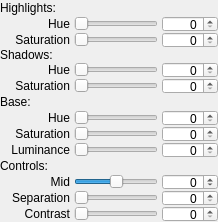
     <widget class="QWidget" name="GelatinTab">
      <attribute name="title">
       <string extracomment="Tab Title, keep the order please">Options</string>
      </attribute>
      <layout class="QGridLayout" name="gridLayout_6">
       <property name="horizontalSpacing">
        <number>4</number>
       </property>
       <property name="verticalSpacing">
        <number>0</number>
       </property>
       <property name="margin">
        <number>0</number>
       </property>
       <item row="1" column="0">
        <widget class="QLabel" name="FatToniHH_lbl">
         <property name="minimumSize">
          <size>
           <width>70</width>
           <height>16</height>
          </size>
         </property>
         <property name="maximumSize">
          <size>
           <width>70</width>
           <height>16</height>
          </size>
         </property>
         <property name="text">
          <string>Hue</string>
         </property>
         <property name="alignment">
          <set>Qt::AlignRight|Qt::AlignTrailing|Qt::AlignVCenter</set>
         </property>
        </widget>
       </item>
       <item row="2" column="0">
        <widget class="QLabel" name="FatToniSH_lbl">
         <property name="minimumSize">
          <size>
           <width>70</width>
           <height>16</height>
          </size>
         </property>
         <property name="maximumSize">
          <size>
           <width>70</width>
           <height>16</height>
          </size>
         </property>
         <property name="text">
          <string>Saturation</string>
         </property>
         <property name="alignment">
          <set>Qt::AlignRight|Qt::AlignTrailing|Qt::AlignVCenter</set>
         </property>
        </widget>
       </item>
       <item row="1" column="2">
        <widget class="QSlider" name="FatToniHH_slider">
         <property name="maximumSize">
          <size>
           <width>16777215</width>
           <height>16777215</height>
          </size>
         </property>
         <property name="styleSheet">
          <string notr="true">QSlider::groove:horizontal {
    border-image: url(:../Resources/Sliders/slider_hue.png)0 18 0 18;
}</string>
         </property>
         <property name="maximum">
          <number>360</number>
         </property>
         <property name="orientation">
          <enum>Qt::Horizontal</enum>
         </property>
         <property name="Groove" stdset="0">
          <string notr="true">0:H,0,168,168-0.2:H,72,168,168-0.4:H,144,168,168-0.6:H,206,168,168-0.8:H,288,168,168-1:H,0,168,168</string>
         </property>
        </widget>
       </item>
       <item row="2" column="2">
        <widget class="QSlider" name="FatToniSH_slider">
         <property name="styleSheet">
          <string notr="true">QSlider::groove:horizontal {
    border-image: url(:../Resources/Sliders/slider_sat.png)0 18 0 18;
}</string>
         </property>
         <property name="minimum">
          <number>0</number>
         </property>
         <property name="maximum">
          <number>100</number>
         </property>
         <property name="orientation">
          <enum>Qt::Horizontal</enum>
         </property>
         <property name="Groove" stdset="0">
          <string>0:H,0,20,150-0.025:H,15,25,155-0.05:H,30,30,155-0.075:H,55,35,150-0.1:H,80,40,150-0.125:H,105,45,155-0.15:H,130,50,155-0.175:H,155,55,150-0.2:H,180,60,150-0.225:H,205,65,155-0.25:H,230,70,155-0.275:H,245,75,150-0.3:H,4,80,150-0.325:H,19,85,155-0.35:H,34,90,155-0.375:H,59,95,150-0.4:H,84,100,150-0.425:H,109,105,155-0.45:H,134,110,155-0.45:H,134,110,155-0.475:H,159,115,150-0.5:H,184,120,150-0.525:H,209,125,155-0.55:H,224,130,155-0.575:H,239,135,150-0.6:H,254,140,150-0.625:H,13,145,155-0.65:H,38,150,155-0.675:H,63,155,150-0.7:H,88,160,150-0.725:H,113,165,155-0.75:H,138,170,155-0.775:H,163,175,150-0.8:H,188,180,150-0.825:H,203,185,155-0.85:H,218,190,155-0.875:H,233,195,150-0.9:H,248,200,150-0.925:H,17,205,155-0.950000000000001:H,42,210,155-0.975000000000001:H,67,215,150-1:H,92,220,150</string>
         </property>
        </widget>
       </item>
       <item row="1" column="3">
        <widget class="QSpinBox" name="FatToniHH_edit">
         <property name="minimumSize">
          <size>
           <width>56</width>
           <height>16</height>
          </size>
         </property>
         <property name="maximumSize">
          <size>
           <width>56</width>
           <height>16</height>
          </size>
         </property>
         <property name="alignment">
          <set>Qt::AlignRight|Qt::AlignTrailing|Qt::AlignVCenter</set>
         </property>
         <property name="maximum">
          <number>360</number>
         </property>
        </widget>
       </item>
       <item row="2" column="3">
        <widget class="QSpinBox" name="FatToniSH_edit">
         <property name="minimumSize">
          <size>
           <width>56</width>
           <height>16</height>
          </size>
         </property>
         <property name="maximumSize">
          <size>
           <width>56</width>
           <height>16</height>
          </size>
         </property>
         <property name="alignment">
          <set>Qt::AlignRight|Qt::AlignTrailing|Qt::AlignVCenter</set>
         </property>
         <property name="minimum">
          <number>0</number>
         </property>
         <property name="maximum">
          <number>100</number>
         </property>
         <property name="singleStep">
          <number>1</number>
         </property>
        </widget>
       </item>
       <item row="6" column="0">
        <widget class="QLabel" name="FatToniHS_lbl">
         <property name="sizePolicy">
          <sizepolicy hsizetype="Maximum" vsizetype="Preferred">
           <horstretch>0</horstretch>
           <verstretch>0</verstretch>
          </sizepolicy>
         </property>
         <property name="minimumSize">
          <size>
           <width>70</width>
           <height>16</height>
          </size>
         </property>
         <property name="maximumSize">
          <size>
           <width>70</width>
           <height>16</height>
          </size>
         </property>
         <property name="text">
          <string>Hue</string>
         </property>
         <property name="alignment">
          <set>Qt::AlignRight|Qt::AlignTrailing|Qt::AlignVCenter</set>
         </property>
        </widget>
       </item>
       <item row="6" column="2">
        <widget class="QSlider" name="FatToniHS_slider">
         <property name="styleSheet">
          <string notr="true">QSlider::groove:horizontal {
    border-image: url(:../Resources/Sliders/slider_hue.png)0 18 0 18;
}</string>
         </property>
         <property name="minimum">
          <number>0</number>
         </property>
         <property name="maximum">
          <number>360</number>
         </property>
         <property name="orientation">
          <enum>Qt::Horizontal</enum>
         </property>
         <property name="Groove" stdset="0">
          <string>0:H,0,168,168-0.2:H,72,168,168-0.4:H,144,168,168-0.6:H,206,168,168-0.8:H,288,168,168-1:H,0,168,168</string>
         </property>
        </widget>
       </item>
       <item row="6" column="3">
        <widget class="QSpinBox" name="FatToniHS_edit">
         <property name="minimumSize">
          <size>
           <width>56</width>
           <height>16</height>
          </size>
         </property>
         <property name="maximumSize">
          <size>
           <width>56</width>
           <height>16</height>
          </size>
         </property>
         <property name="alignment">
          <set>Qt::AlignRight|Qt::AlignTrailing|Qt::AlignVCenter</set>
         </property>
         <property name="minimum">
          <number>0</number>
         </property>
         <property name="maximum">
          <number>360</number>
         </property>
        </widget>
       </item>
       <item row="16" column="2">
        <widget class="QSlider" name="FatToniCont_slider">
         <property name="styleSheet">
          <string notr="true">QSlider::groove:horizontal {
    border-image: url(:../Resources/Sliders/slider_gray.png)0 18 0 18;
}</string>
         </property>
         <property name="maximum">
          <number>100</number>
         </property>
         <property name="orientation">
          <enum>Qt::Horizontal</enum>
         </property>
        </widget>
       </item>
       <item row="16" column="0">
        <widget class="QLabel" name="FatToniCont_lbl">
         <property name="minimumSize">
          <size>
           <width>70</width>
           <height>16</height>
          </size>
         </property>
         <property name="maximumSize">
          <size>
           <width>70</width>
           <height>16</height>
          </size>
         </property>
         <property name="text">
          <string>Contrast</string>
         </property>
         <property name="alignment">
          <set>Qt::AlignRight|Qt::AlignTrailing|Qt::AlignVCenter</set>
         </property>
        </widget>
       </item>
       <item row="16" column="3">
        <widget class="QSpinBox" name="FatToniCont_edit">
         <property name="minimumSize">
          <size>
           <width>56</width>
           <height>16</height>
          </size>
         </property>
         <property name="maximumSize">
          <size>
           <width>56</width>
           <height>16</height>
          </size>
         </property>
         <property name="alignment">
          <set>Qt::AlignRight|Qt::AlignTrailing|Qt::AlignVCenter</set>
         </property>
         <property name="maximum">
          <number>100</number>
         </property>
        </widget>
       </item>
       <item row="0" column="0">
        <widget class="QLabel" name="FatToniHighlights_lbl">
         <property name="minimumSize">
          <size>
           <width>70</width>
           <height>16</height>
          </size>
         </property>
         <property name="maximumSize">
          <size>
           <width>70</width>
           <height>16</height>
          </size>
         </property>
         <property name="text">
          <string>Highlights:</string>
         </property>
        </widget>
       </item>
       <item row="4" column="0">
        <widget class="QLabel" name="FatToniShadows_lbl">
         <property name="text">
          <string>Shadows:</string>
         </property>
        </widget>
       </item>
       <item row="13" column="0">
        <widget class="QLabel" name="FatToniMid_lbl">
         <property name="minimumSize">
          <size>
           <width>70</width>
           <height>16</height>
          </size>
         </property>
         <property name="maximumSize">
          <size>
           <width>70</width>
           <height>16</height>
          </size>
         </property>
         <property name="text">
          <string extracomment="This is the mid point of the mixing function">Mid</string>
         </property>
         <property name="alignment">
          <set>Qt::AlignRight|Qt::AlignTrailing|Qt::AlignVCenter</set>
         </property>
        </widget>
       </item>
       <item row="13" column="2">
        <widget class="QSlider" name="FatToniMid_slider">
         <property name="styleSheet">
          <string notr="true">QSlider::groove:horizontal {
    border-image: url(:../Resources/Sliders/slider_gray.png)0 18 0 18;
}</string>
         </property>
         <property name="minimum">
          <number>-100</number>
         </property>
         <property name="maximum">
          <number>100</number>
         </property>
         <property name="orientation">
          <enum>Qt::Horizontal</enum>
         </property>
        </widget>
       </item>
       <item row="13" column="3">
        <widget class="QSpinBox" name="FatToniMid_edit">
         <property name="minimumSize">
          <size>
           <width>56</width>
           <height>16</height>
          </size>
         </property>
         <property name="maximumSize">
          <size>
           <width>56</width>
           <height>16</height>
          </size>
         </property>
         <property name="alignment">
          <set>Qt::AlignRight|Qt::AlignTrailing|Qt::AlignVCenter</set>
         </property>
         <property name="minimum">
          <number>-100</number>
         </property>
         <property name="maximum">
          <number>100</number>
         </property>
        </widget>
       </item>
       <item row="8" column="0">
        <widget class="QLabel" name="FatToniBase_lbl">
         <property name="minimumSize">
          <size>
           <width>70</width>
           <height>16</height>
          </size>
         </property>
         <property name="maximumSize">
          <size>
           <width>70</width>
           <height>16</height>
          </size>
         </property>
         <property name="toolTip">
          <string>Base Color, like using colored paper when printing</string>
         </property>
         <property name="text">
          <string>Base:</string>
         </property>
        </widget>
       </item>
       <item row="12" column="0">
        <widget class="QLabel" name="FatToniControls_lbl">
         <property name="minimumSize">
          <size>
           <width>70</width>
           <height>16</height>
          </size>
         </property>
         <property name="maximumSize">
          <size>
           <width>70</width>
           <height>16</height>
          </size>
         </property>
         <property name="text">
          <string extracomment="This is kinda like &quot;extended controls&quot;,&quot;tunables&quot; or &quot;tweaks&quot;">Controls:</string>
         </property>
        </widget>
       </item>
       <item row="7" column="0">
        <widget class="QLabel" name="FatToniSS_lbl">
         <property name="maximumSize">
          <size>
           <width>70</width>
           <height>16</height>
          </size>
         </property>
         <property name="text">
          <string>Saturation</string>
         </property>
         <property name="alignment">
          <set>Qt::AlignRight|Qt::AlignTrailing|Qt::AlignVCenter</set>
         </property>
        </widget>
       </item>
       <item row="7" column="2">
        <widget class="QSlider" name="FatToniSS_slider">
         <property name="styleSheet">
          <string notr="true">QSlider::groove:horizontal {
    border-image: url(:../Resources/Sliders/slider_sat.png)0 18 0 18;
}</string>
         </property>
         <property name="minimum">
          <number>0</number>
         </property>
         <property name="maximum">
          <number>100</number>
         </property>
         <property name="orientation">
          <enum>Qt::Horizontal</enum>
         </property>
         <property name="Groove" stdset="0">
          <string>0:H,0,20,150-0.025:H,15,25,155-0.05:H,30,30,155-0.075:H,55,35,150-0.1:H,80,40,150-0.125:H,105,45,155-0.15:H,130,50,155-0.175:H,155,55,150-0.2:H,180,60,150-0.225:H,205,65,155-0.25:H,230,70,155-0.275:H,245,75,150-0.3:H,4,80,150-0.325:H,19,85,155-0.35:H,34,90,155-0.375:H,59,95,150-0.4:H,84,100,150-0.425:H,109,105,155-0.45:H,134,110,155-0.45:H,134,110,155-0.475:H,159,115,150-0.5:H,184,120,150-0.525:H,209,125,155-0.55:H,224,130,155-0.575:H,239,135,150-0.6:H,254,140,150-0.625:H,13,145,155-0.65:H,38,150,155-0.675:H,63,155,150-0.7:H,88,160,150-0.725:H,113,165,155-0.75:H,138,170,155-0.775:H,163,175,150-0.8:H,188,180,150-0.825:H,203,185,155-0.85:H,218,190,155-0.875:H,233,195,150-0.9:H,248,200,150-0.925:H,17,205,155-0.950000000000001:H,42,210,155-0.975000000000001:H,67,215,150-1:H,92,220,150</string>
         </property>
        </widget>
       </item>
       <item row="7" column="3">
        <widget class="QSpinBox" name="FatToniSS_edit">
         <property name="minimumSize">
          <size>
           <width>56</width>
           <height>16</height>
          </size>
         </property>
         <property name="maximumSize">
          <size>
           <width>56</width>
           <height>16</height>
          </size>
         </property>
         <property name="alignment">
          <set>Qt::AlignRight|Qt::AlignTrailing|Qt::AlignVCenter</set>
         </property>
         <property name="minimum">
          <number>0</number>
         </property>
         <property name="maximum">
          <number>100</number>
         </property>
        </widget>
       </item>
       <item row="14" column="0">
        <widget class="QLabel" name="FatToniMix_lbl">
         <property name="minimumSize">
          <size>
           <width>70</width>
           <height>16</height>
          </size>
         </property>
         <property name="maximumSize">
          <size>
           <width>70</width>
           <height>16</height>
          </size>
         </property>
         <property name="text">
          <string extracomment="This is the separation between shadow and highlight tint">Separation</string>
         </property>
         <property name="alignment">
          <set>Qt::AlignRight|Qt::AlignTrailing|Qt::AlignVCenter</set>
         </property>
        </widget>
       </item>
       <item row="14" column="2">
        <widget class="QSlider" name="FatToniMix_slider">
         <property name="styleSheet">
          <string notr="true">QSlider::groove:horizontal {
    border-image: url(:../Resources/Sliders/slider_gray.png)0 18 0 18;
}</string>
         </property>
         <property name="maximum">
          <number>100</number>
         </property>
         <property name="pageStep">
          <number>10</number>
         </property>
         <property name="value">
          <number>0</number>
         </property>
         <property name="orientation">
          <enum>Qt::Horizontal</enum>
         </property>
        </widget>
       </item>
       <item row="14" column="3">
        <widget class="QSpinBox" name="FatToniMix_edit">
         <property name="minimumSize">
          <size>
           <width>56</width>
           <height>16</height>
          </size>
         </property>
         <property name="maximumSize">
          <size>
           <width>56</width>
           <height>16</height>
          </size>
         </property>
         <property name="alignment">
          <set>Qt::AlignRight|Qt::AlignTrailing|Qt::AlignVCenter</set>
         </property>
         <property name="maximum">
          <number>100</number>
         </property>
        </widget>
       </item>
       <item row="9" column="0">
        <widget class="QLabel" name="FatToniBaseH_lbl">
         <property name="minimumSize">
          <size>
           <width>70</width>
           <height>16</height>
          </size>
         </property>
         <property name="maximumSize">
          <size>
           <width>70</width>
           <height>16</height>
          </size>
         </property>
         <property name="text">
          <string>Hue</string>
         </property>
         <property name="alignment">
          <set>Qt::AlignRight|Qt::AlignTrailing|Qt::AlignVCenter</set>
         </property>
        </widget>
       </item>
       <item row="10" column="0">
        <widget class="QLabel" name="FatToniBaseS_lbl">
         <property name="minimumSize">
          <size>
           <width>70</width>
           <height>16</height>
          </size>
         </property>
         <property name="maximumSize">
          <size>
           <width>70</width>
           <height>16</height>
          </size>
         </property>
         <property name="text">
          <string>Saturation</string>
         </property>
         <property name="alignment">
          <set>Qt::AlignRight|Qt::AlignTrailing|Qt::AlignVCenter</set>
         </property>
        </widget>
       </item>
       <item row="11" column="0">
        <widget class="QLabel" name="FatToniBaseL_lbl">
         <property name="minimumSize">
          <size>
           <width>70</width>
           <height>16</height>
          </size>
         </property>
         <property name="maximumSize">
          <size>
           <width>70</width>
           <height>16</height>
          </size>
         </property>
         <property name="text">
          <string>Luminance</string>
         </property>
         <property name="alignment">
          <set>Qt::AlignRight|Qt::AlignTrailing|Qt::AlignVCenter</set>
         </property>
        </widget>
       </item>
       <item row="9" column="2">
        <widget class="QSlider" name="FatToniBaseH_slider">
         <property name="styleSheet">
          <string notr="true">QSlider::groove:horizontal {
    border-image: url(:../Resources/Sliders/slider_hue.png)0 18 0 18;
}</string>
         </property>
         <property name="maximum">
          <number>360</number>
         </property>
         <property name="orientation">
          <enum>Qt::Horizontal</enum>
         </property>
         <property name="Groove" stdset="0">
          <string>0:H,0,168,168-0.2:H,72,168,168-0.4:H,144,168,168-0.6:H,206,168,168-0.8:H,288,168,168-1:H,0,168,168</string>
         </property>
        </widget>
       </item>
       <item row="10" column="2">
        <widget class="QSlider" name="FatToniBaseS_slider">
         <property name="styleSheet">
          <string notr="true">QSlider::groove:horizontal {
    border-image: url(:../Resources/Sliders/slider_sat.png)0 18 0 18;
}</string>
         </property>
         <property name="maximum">
          <number>100</number>
         </property>
         <property name="orientation">
          <enum>Qt::Horizontal</enum>
         </property>
         <property name="Groove" stdset="0">
          <string>0:H,0,20,150-0.025:H,15,25,155-0.05:H,30,30,155-0.075:H,55,35,150-0.1:H,80,40,150-0.125:H,105,45,155-0.15:H,130,50,155-0.175:H,155,55,150-0.2:H,180,60,150-0.225:H,205,65,155-0.25:H,230,70,155-0.275:H,245,75,150-0.3:H,4,80,150-0.325:H,19,85,155-0.35:H,34,90,155-0.375:H,59,95,150-0.4:H,84,100,150-0.425:H,109,105,155-0.45:H,134,110,155-0.45:H,134,110,155-0.475:H,159,115,150-0.5:H,184,120,150-0.525:H,209,125,155-0.55:H,224,130,155-0.575:H,239,135,150-0.6:H,254,140,150-0.625:H,13,145,155-0.65:H,38,150,155-0.675:H,63,155,150-0.7:H,88,160,150-0.725:H,113,165,155-0.75:H,138,170,155-0.775:H,163,175,150-0.8:H,188,180,150-0.825:H,203,185,155-0.85:H,218,190,155-0.875:H,233,195,150-0.9:H,248,200,150-0.925:H,17,205,155-0.950000000000001:H,42,210,155-0.975000000000001:H,67,215,150-1:H,92,220,150</string>
         </property>
        </widget>
       </item>
       <item row="11" column="2">
        <widget class="QSlider" name="FatToniBaseL_slider">
         <property name="styleSheet">
          <string notr="true">QSlider::groove:horizontal {
    border-image: url(:../Resources/Sliders/slider_gray.png)0 18 0 18;
}</string>
         </property>
         <property name="maximum">
          <number>100</number>
         </property>
         <property name="orientation">
          <enum>Qt::Horizontal</enum>
         </property>
        </widget>
       </item>
       <item row="9" column="3">
        <widget class="QSpinBox" name="FatToniBaseH_edit">
         <property name="minimumSize">
          <size>
           <width>56</width>
           <height>16</height>
          </size>
         </property>
         <property name="maximumSize">
          <size>
           <width>56</width>
           <height>16</height>
          </size>
         </property>
         <property name="alignment">
          <set>Qt::AlignRight|Qt::AlignTrailing|Qt::AlignVCenter</set>
         </property>
         <property name="maximum">
          <number>360</number>
         </property>
        </widget>
       </item>
       <item row="10" column="3">
        <widget class="QSpinBox" name="FatToniBaseS_edit">
         <property name="minimumSize">
          <size>
           <width>56</width>
           <height>16</height>
          </size>
         </property>
         <property name="maximumSize">
          <size>
           <width>56</width>
           <height>16</height>
          </size>
         </property>
         <property name="alignment">
          <set>Qt::AlignRight|Qt::AlignTrailing|Qt::AlignVCenter</set>
         </property>
         <property name="maximum">
          <number>100</number>
         </property>
        </widget>
       </item>
       <item row="11" column="3">
        <widget class="QSpinBox" name="FatToniBaseL_edit">
         <property name="minimumSize">
          <size>
           <width>56</width>
           <height>16</height>
          </size>
         </property>
         <property name="maximumSize">
          <size>
           <width>56</width>
           <height>16</height>
          </size>
         </property>
         <property name="alignment">
          <set>Qt::AlignRight|Qt::AlignTrailing|Qt::AlignVCenter</set>
         </property>
         <property name="maximum">
          <number>100</number>
         </property>
        </widget>
       </item>
      </layout>
     </widget>
